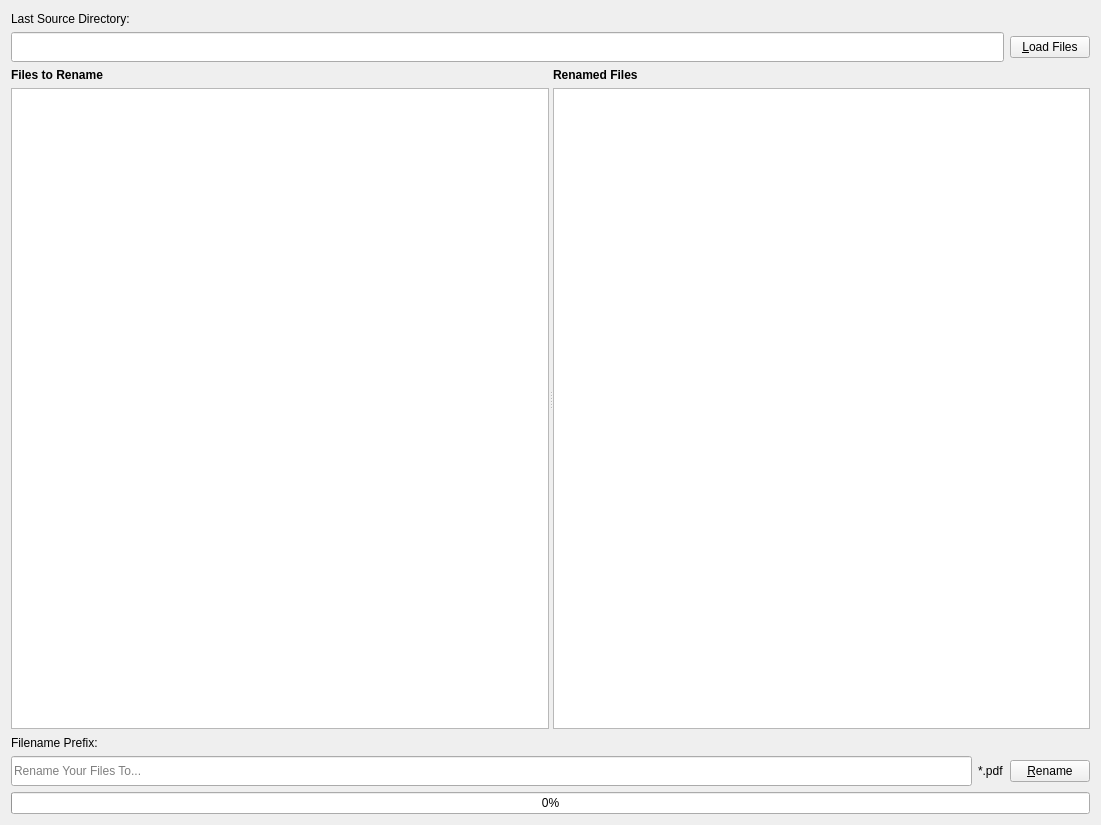
<?xml version="1.0" encoding="UTF-8"?>
<ui version="4.0">
 <class>Window</class>
 <widget class="QWidget" name="Window">
  <property name="geometry">
   <rect>
    <x>0</x>
    <y>0</y>
    <width>1101</width>
    <height>825</height>
   </rect>
  </property>
  <property name="windowTitle">
   <string>RP Renamer</string>
  </property>
  <layout class="QGridLayout" name="gridLayout">
   <item row="0" column="0" colspan="3">
    <widget class="QLabel" name="label">
     <property name="minimumSize">
      <size>
       <width>0</width>
       <height>15</height>
      </size>
     </property>
     <property name="maximumSize">
      <size>
       <width>16777215</width>
       <height>15</height>
      </size>
     </property>
     <property name="text">
      <string>Last Source Directory:</string>
     </property>
    </widget>
   </item>
   <item row="1" column="0" colspan="2">
    <widget class="QLineEdit" name="dirEdit">
     <property name="minimumSize">
      <size>
       <width>0</width>
       <height>30</height>
      </size>
     </property>
     <property name="maximumSize">
      <size>
       <width>16777215</width>
       <height>30</height>
      </size>
     </property>
     <property name="readOnly">
      <bool>true</bool>
     </property>
    </widget>
   </item>
   <item row="1" column="2">
    <widget class="QPushButton" name="loadFilesButton">
     <property name="text">
      <string>&amp;Load Files</string>
     </property>
    </widget>
   </item>
   <item row="2" column="0" colspan="3">
    <widget class="QSplitter" name="splitter">
     <property name="orientation">
      <enum>Qt::Horizontal</enum>
     </property>
     <widget class="QWidget" name="">
      <layout class="QVBoxLayout" name="verticalLayout">
       <item>
        <widget class="QLabel" name="label_2">
         <property name="font">
          <font>
           <weight>75</weight>
           <bold>true</bold>
          </font>
         </property>
         <property name="text">
          <string>Files to Rename</string>
         </property>
        </widget>
       </item>
       <item>
        <widget class="QListWidget" name="srcFileList"/>
       </item>
      </layout>
     </widget>
     <widget class="QWidget" name="">
      <layout class="QVBoxLayout" name="verticalLayout_2">
       <item>
        <widget class="QLabel" name="label_3">
         <property name="font">
          <font>
           <weight>75</weight>
           <bold>true</bold>
          </font>
         </property>
         <property name="text">
          <string>Renamed Files</string>
         </property>
        </widget>
       </item>
       <item>
        <widget class="QListWidget" name="dstFileList"/>
       </item>
      </layout>
     </widget>
    </widget>
   </item>
   <item row="3" column="0" colspan="3">
    <widget class="QLabel" name="label_4">
     <property name="minimumSize">
      <size>
       <width>0</width>
       <height>15</height>
      </size>
     </property>
     <property name="maximumSize">
      <size>
       <width>16777215</width>
       <height>15</height>
      </size>
     </property>
     <property name="text">
      <string>Filename Prefix:</string>
     </property>
    </widget>
   </item>
   <item row="4" column="0">
    <widget class="QLineEdit" name="prefixEdit">
     <property name="minimumSize">
      <size>
       <width>0</width>
       <height>30</height>
      </size>
     </property>
     <property name="maximumSize">
      <size>
       <width>16777215</width>
       <height>30</height>
      </size>
     </property>
     <property name="placeholderText">
      <string>Rename Your Files To...</string>
     </property>
    </widget>
   </item>
   <item row="4" column="1">
    <widget class="QLabel" name="extensionLabel">
     <property name="text">
      <string>*.pdf</string>
     </property>
    </widget>
   </item>
   <item row="4" column="2">
    <widget class="QPushButton" name="renameFilesButton">
     <property name="text">
      <string>&amp;Rename</string>
     </property>
    </widget>
   </item>
   <item row="5" column="0" colspan="3">
    <widget class="QProgressBar" name="progressBar">
     <property name="value">
      <number>0</number>
     </property>
    </widget>
   </item>
  </layout>
 </widget>
 <resources/>
 <connections/>
</ui>
